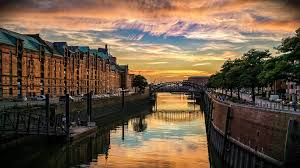
#> input picture 1 Parcial/Practica3/Procesamiento de Imagenesdave/Practicas/ima1.jpg, 300 x 168 px
$ python convulucion.py
#> lines starting #> are read from the running program, lines starting #| are printed output that depends on the picture
import cv2
import numpy as np
import matplotlib.pyplot as plt
import pylab

ruta=plt.imread("ima1.jpg")
#> ruta is the input picture: shape (168, 300, 3); mean R, G, B 111, 89.9, 69.9
plt.imshow(ruta)
pylab.show()
a=np.array([[-1.0,0.0,1.0],[-1.0,0.0,1.0],[-1.0,0.0,1.0]])
dst=cv2.filter2D(ruta,-1,a)
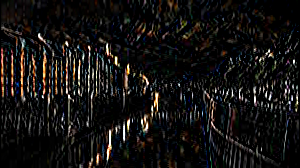
#> dst: shape (168, 300, 3); mean R, G, B 20.3, 18.6, 17.5
print(dst.min(),dst.max())
#| 0 255
plt.imshow(dst)
plt.imsave("res.jpg",dst)
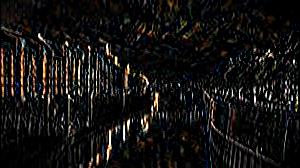
#> saved as res.jpg: shape (168, 300, 3); mean R, G, B 21.4, 19.6, 19.1
pylab.show()

$ run again, with 1 Parcial/Practica3/Procesamiento de Imagenesdave/Practicas/ima2.jpg copied over 1 Parcial/Practica3/Procesamiento de Imagenesdave/Practicas/ima1.jpg
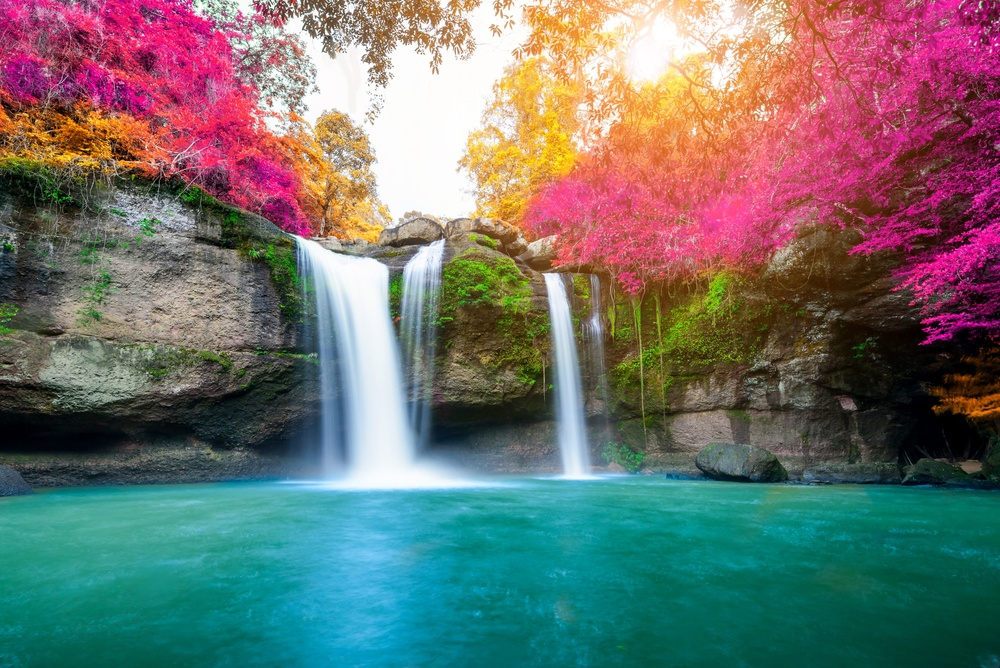
#> input picture 1 Parcial/Practica3/Procesamiento de Imagenesdave/Practicas/ima2.jpg, 1000 x 668 px, shrunk from 2560 x 1709 before the run
#> ruta is the input picture: shape (668, 1000, 3); mean R, G, B 110.6, 113.8, 109.4
#> `dst=cv2.filter2D(ruta,-1,a)`:
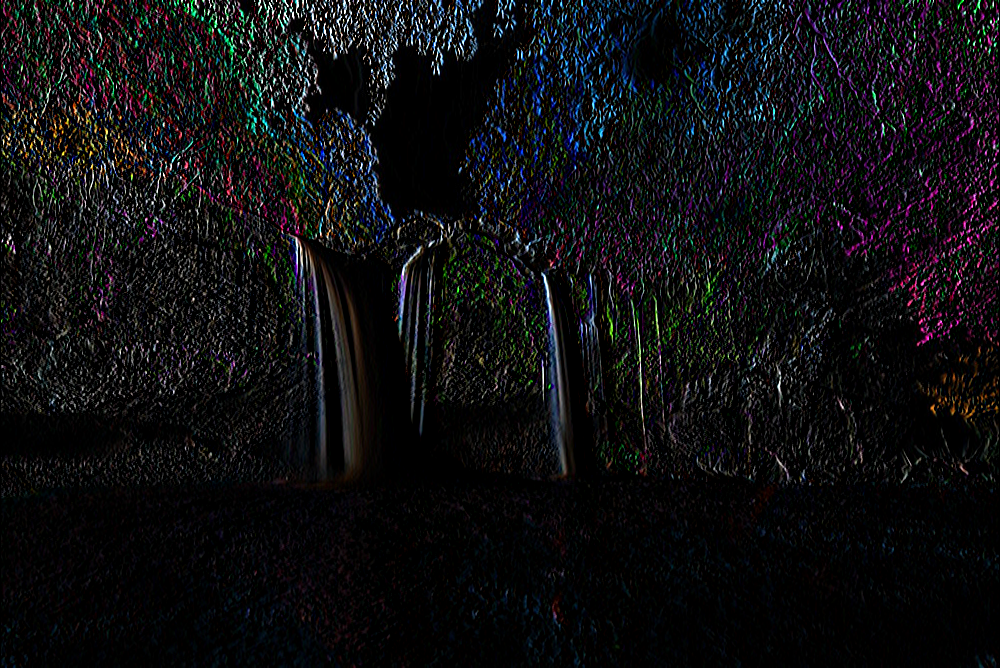
#> dst: shape (668, 1000, 3); mean R, G, B 14.9, 15.1, 16.8
#| 0 255

$ run again, with 1 Parcial/Practica3/Procesamiento de Imagenesdave/Practicas/ima4.jpg copied over 1 Parcial/Practica3/Procesamiento de Imagenesdave/Practicas/ima1.jpg
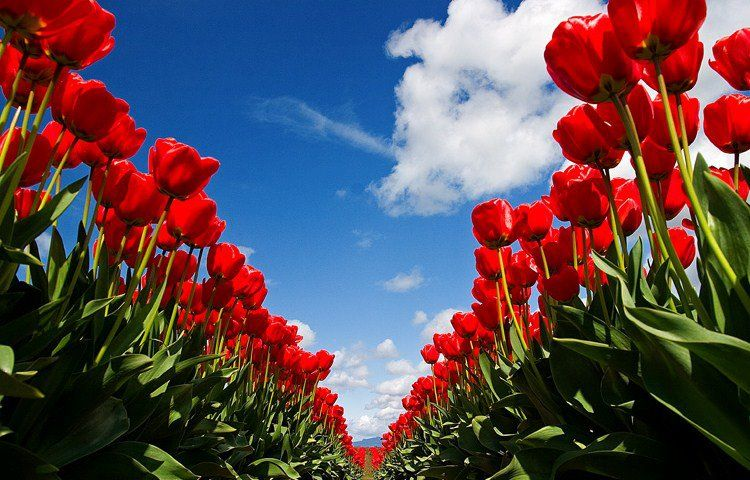
#> input picture 1 Parcial/Practica3/Procesamiento de Imagenesdave/Practicas/ima4.jpg, 750 x 480 px
#> ruta is the input picture: shape (480, 750, 3); mean R, G, B 92.7, 74.7, 81.8
#> `dst=cv2.filter2D(ruta,-1,a)`:
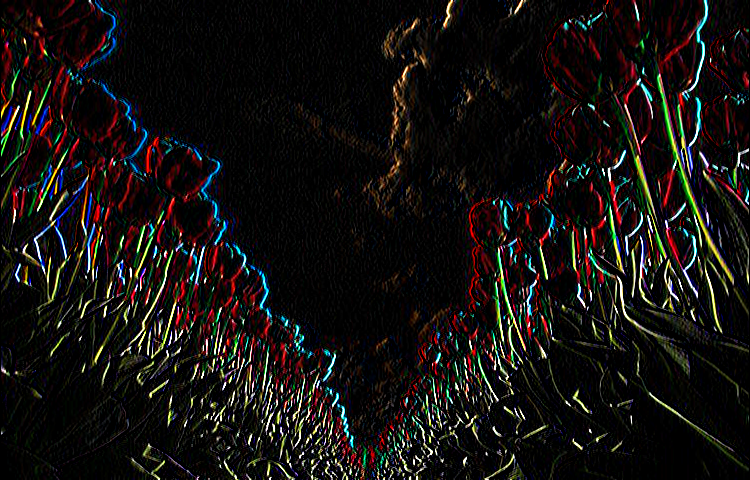
#> dst: shape (480, 750, 3); mean R, G, B 21.1, 18.1, 16.3
#| 0 255
#> `plt.imsave("res.jpg",dst)`:
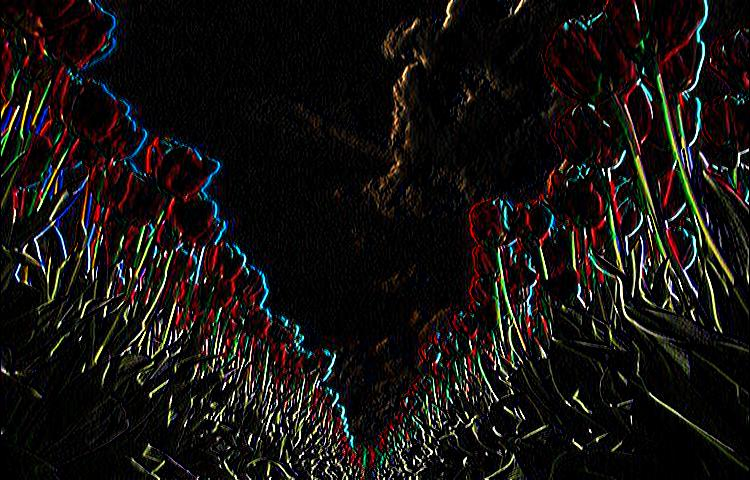
#> saved as res.jpg: shape (480, 750, 3); mean R, G, B 22.4, 19.2, 18
